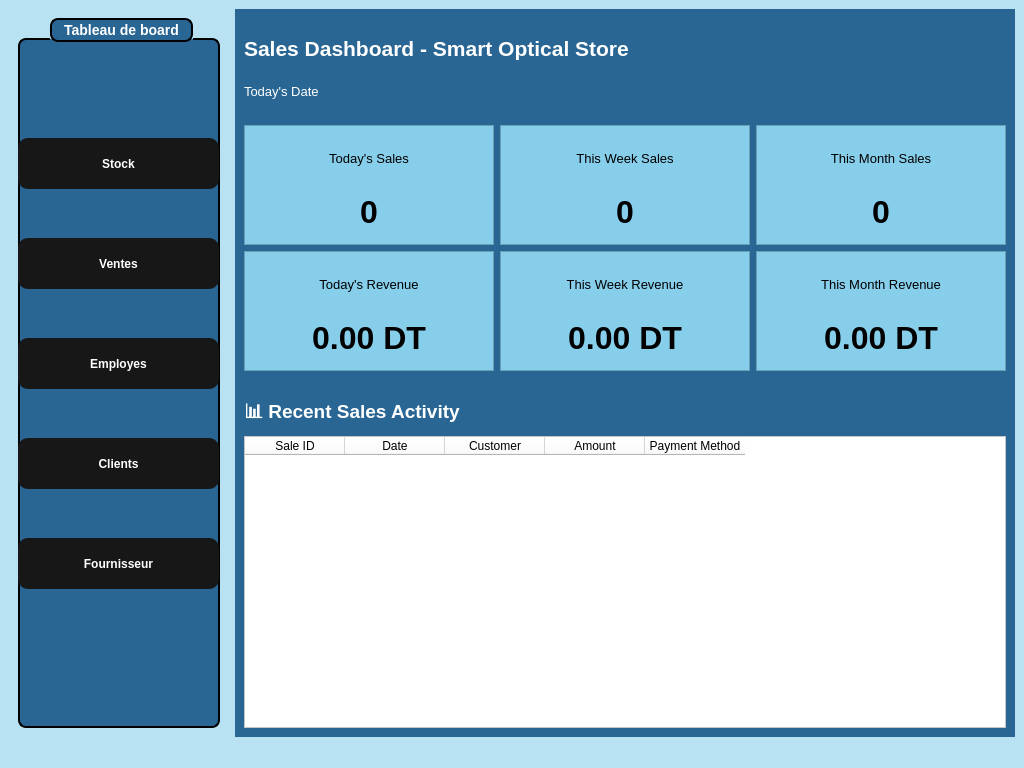
<?xml version="1.0" encoding="UTF-8"?>
<ui version="4.0">
 <class>DashboardWindow</class>
 <widget class="QMainWindow" name="DashboardWindow">
  <property name="geometry">
   <rect>
    <x>0</x>
    <y>0</y>
    <width>1024</width>
    <height>768</height>
   </rect>
  </property>
  <property name="windowTitle">
   <string>Dashboard - Smart Optical Store</string>
  </property>
  <property name="styleSheet">
   <string notr="true">background-color: #b8e2f2; color: black;</string>
  </property>
  <widget class="QWidget" name="centralwidget">
   <layout class="QHBoxLayout" name="horizontalLayout">
    <item>
     <widget class="QWidget" name="sidebarWidget" native="true">
      <property name="minimumSize">
       <size>
        <width>220</width>
        <height>0</height>
       </size>
      </property>
      <property name="maximumSize">
       <size>
        <width>220</width>
        <height>16777215</height>
       </size>
      </property>
      <layout class="QVBoxLayout" name="verticalLayout">
       <item>
        <widget class="QGroupBox" name="groupBox">
         <property name="styleSheet">
          <string notr="true">QGroupBox {
    background-color: rgb(41, 102, 148);   /* blue background */
    border: 2px solid black;               /* black border, 2px wide */
    border-radius: 8px;                    /* rounded corners */
    margin-top: 20px;                      /* space for the title */
    color: white;                          /* title text color */
    font-weight: bold;
    font-size: 14px;
}

QGroupBox::title {
 border: 2px solid black;               /* black border, 2px wide */
    border-radius: 8px;     
background-color: rgb(41, 102, 148);
    subcontrol-origin: margin;
    subcontrol-position: top center;       /* title centered */
    padding: 2px 10px;
}</string>
         </property>
         <property name="title">
          <string>Tableau de board</string>
         </property>
         <widget class="QPushButton" name="pushButton">
          <property name="geometry">
           <rect>
            <x>0</x>
            <y>120</y>
            <width>201</width>
            <height>51</height>
           </rect>
          </property>
          <property name="styleSheet">
           <string notr="true">#pushButton{
    font-family: Arial, Helvetica, sans-serif;
    font-weight: bold;
    color: white;
    background-color: #171717;
    padding: 10px 20px;
    border: none;
    border-radius: 10px;
}

#pushButton:hover {
    background-color: #0c66ed; /* hover effect */
}

#pushButton:pressed {
    background-color: #094bb0; /* pressed effect */
}</string>
          </property>
          <property name="text">
           <string>Stock</string>
          </property>
         </widget>
         <widget class="QPushButton" name="pushButton_2">
          <property name="geometry">
           <rect>
            <x>0</x>
            <y>220</y>
            <width>201</width>
            <height>51</height>
           </rect>
          </property>
          <property name="styleSheet">
           <string notr="true">#pushButton_2 {
    font-family: Arial, Helvetica, sans-serif;
    font-weight: bold;
    color: white;
    background-color: #171717;
    padding: 10px 20px;
    border: none;
    border-radius: 10px;
}

#pushButton_2:hover {
    background-color: #0c66ed; /* hover effect */
}

#pushButton_2:pressed {
    background-color: #094bb0; /* pressed effect */
}</string>
          </property>
          <property name="text">
           <string>Ventes</string>
          </property>
         </widget>
         <widget class="QPushButton" name="pushButton_5">
          <property name="geometry">
           <rect>
            <x>0</x>
            <y>520</y>
            <width>201</width>
            <height>51</height>
           </rect>
          </property>
          <property name="styleSheet">
           <string notr="true">#pushButton_5 {
    font-family: Arial, Helvetica, sans-serif;
    font-weight: bold;
    color: white;
    background-color: #171717;
    padding: 10px 20px;
    border: none;
    border-radius: 10px;
}

#pushButton_5:hover {
    background-color: #0c66ed; /* hover effect */
}

#pushButton_5:pressed {
    background-color: #094bb0; /* pressed effect */
}</string>
          </property>
          <property name="text">
           <string>Fournisseur</string>
          </property>
         </widget>
         <widget class="QPushButton" name="pushButton_3">
          <property name="geometry">
           <rect>
            <x>0</x>
            <y>320</y>
            <width>201</width>
            <height>51</height>
           </rect>
          </property>
          <property name="styleSheet">
           <string notr="true">#pushButton_3 {
    font-family: Arial, Helvetica, sans-serif;
    font-weight: bold;
    color: white;
    background-color: #171717;
    padding: 10px 20px;
    border: none;
    border-radius: 10px;
}

#pushButton_3:hover {
    background-color: #0c66ed; /* hover effect */
}

#pushButton_3:pressed {
    background-color: #094bb0; /* pressed effect */
}</string>
          </property>
          <property name="text">
           <string>Employes</string>
          </property>
         </widget>
         <widget class="QPushButton" name="pushButton_4">
          <property name="geometry">
           <rect>
            <x>0</x>
            <y>420</y>
            <width>201</width>
            <height>51</height>
           </rect>
          </property>
          <property name="styleSheet">
           <string notr="true">#pushButton_4 {
    font-family: Arial, Helvetica, sans-serif;
    font-weight: bold;
    color: white;
    background-color: #171717;
    padding: 10px 20px;
    border: none;
    border-radius: 10px;
}

#pushButton_4:hover {
    background-color: #0c66ed; /* hover effect */
}

#pushButton_4:pressed {
    background-color: #094bb0; /* pressed effect */
}</string>
          </property>
          <property name="text">
           <string>Clients</string>
          </property>
         </widget>
        </widget>
       </item>
      </layout>
     </widget>
    </item>
    <item>
     <widget class="QWidget" name="contentWidget" native="true">
      <property name="styleSheet">
       <string notr="true">background-color: rgb(41, 102, 148);</string>
      </property>
      <layout class="QVBoxLayout" name="verticalLayout_2">
       <item>
        <layout class="QHBoxLayout" name="headerLayout">
         <item>
          <widget class="QLabel" name="welcomeLabel">
           <property name="font">
            <font>
             <pointsize>16</pointsize>
             <bold>true</bold>
            </font>
           </property>
           <property name="styleSheet">
            <string notr="true">
color: white;

</string>
           </property>
           <property name="text">
            <string>Sales Dashboard - Smart Optical Store</string>
           </property>
          </widget>
         </item>
         <item>
          <spacer name="headerSpacer">
           <property name="orientation">
            <enum>Qt::Orientation::Horizontal</enum>
           </property>
           <property name="sizeHint" stdset="0">
            <size>
             <width>40</width>
             <height>20</height>
            </size>
           </property>
          </spacer>
         </item>
         <item>
          <widget class="QLabel" name="topRightLogoLabel">
           <property name="minimumSize">
            <size>
             <width>60</width>
             <height>60</height>
            </size>
           </property>
           <property name="maximumSize">
            <size>
             <width>60</width>
             <height>60</height>
            </size>
           </property>
           <property name="text">
            <string/>
           </property>
           <property name="pixmap">
            <pixmap resource="resources.qrc">:/images/logof.jpg</pixmap>
           </property>
           <property name="scaledContents">
            <bool>true</bool>
           </property>
           <property name="alignment">
            <set>Qt::AlignmentFlag::AlignCenter</set>
           </property>
          </widget>
         </item>
        </layout>
       </item>
       <item>
        <widget class="QLabel" name="dateTimeLabel">
         <property name="font">
          <font>
           <pointsize>10</pointsize>
          </font>
         </property>
         <property name="styleSheet">
          <string notr="true">
color: white;

</string>
         </property>
         <property name="text">
          <string>Today's Date</string>
         </property>
        </widget>
       </item>
       <item>
        <spacer name="verticalSpacer_3">
         <property name="orientation">
          <enum>Qt::Orientation::Vertical</enum>
         </property>
         <property name="sizeType">
          <enum>QSizePolicy::Policy::Fixed</enum>
         </property>
         <property name="sizeHint" stdset="0">
          <size>
           <width>20</width>
           <height>20</height>
          </size>
         </property>
        </spacer>
       </item>
       <item>
        <layout class="QHBoxLayout" name="statsLayout">
         <item>
          <widget class="QFrame" name="customersFrame">
           <property name="minimumSize">
            <size>
             <width>180</width>
             <height>120</height>
            </size>
           </property>
           <property name="styleSheet">
            <string notr="true">background-color: #87CEEB; color: black;</string>
           </property>
           <property name="frameShape">
            <enum>QFrame::Shape::StyledPanel</enum>
           </property>
           <property name="frameShadow">
            <enum>QFrame::Shadow::Raised</enum>
           </property>
           <layout class="QVBoxLayout" name="verticalLayout_3">
            <item>
             <widget class="QLabel" name="label">
              <property name="font">
               <font>
                <pointsize>10</pointsize>
               </font>
              </property>
              <property name="text">
               <string>Today's Sales</string>
              </property>
              <property name="alignment">
               <set>Qt::AlignmentFlag::AlignCenter</set>
              </property>
             </widget>
            </item>
            <item>
             <widget class="QLabel" name="customersCountLabel">
              <property name="font">
               <font>
                <pointsize>24</pointsize>
                <bold>true</bold>
               </font>
              </property>
              <property name="text">
               <string>0</string>
              </property>
              <property name="alignment">
               <set>Qt::AlignmentFlag::AlignCenter</set>
              </property>
             </widget>
            </item>
           </layout>
          </widget>
         </item>
         <item>
          <widget class="QFrame" name="productsFrame">
           <property name="minimumSize">
            <size>
             <width>180</width>
             <height>120</height>
            </size>
           </property>
           <property name="styleSheet">
            <string notr="true">background-color: #87CEEB; color: black;</string>
           </property>
           <property name="frameShape">
            <enum>QFrame::Shape::StyledPanel</enum>
           </property>
           <property name="frameShadow">
            <enum>QFrame::Shadow::Raised</enum>
           </property>
           <layout class="QVBoxLayout" name="verticalLayout_4">
            <item>
             <widget class="QLabel" name="label_2">
              <property name="font">
               <font>
                <pointsize>10</pointsize>
               </font>
              </property>
              <property name="text">
               <string>This Week Sales</string>
              </property>
              <property name="alignment">
               <set>Qt::AlignmentFlag::AlignCenter</set>
              </property>
             </widget>
            </item>
            <item>
             <widget class="QLabel" name="productsCountLabel">
              <property name="font">
               <font>
                <pointsize>24</pointsize>
                <bold>true</bold>
               </font>
              </property>
              <property name="text">
               <string>0</string>
              </property>
              <property name="alignment">
               <set>Qt::AlignmentFlag::AlignCenter</set>
              </property>
             </widget>
            </item>
           </layout>
          </widget>
         </item>
         <item>
          <widget class="QFrame" name="salesFrame">
           <property name="minimumSize">
            <size>
             <width>180</width>
             <height>120</height>
            </size>
           </property>
           <property name="styleSheet">
            <string notr="true">background-color: #87CEEB; color: black;</string>
           </property>
           <property name="frameShape">
            <enum>QFrame::Shape::StyledPanel</enum>
           </property>
           <property name="frameShadow">
            <enum>QFrame::Shadow::Raised</enum>
           </property>
           <layout class="QVBoxLayout" name="verticalLayout_5">
            <item>
             <widget class="QLabel" name="label_3">
              <property name="font">
               <font>
                <pointsize>10</pointsize>
               </font>
              </property>
              <property name="text">
               <string>This Month Sales</string>
              </property>
              <property name="alignment">
               <set>Qt::AlignmentFlag::AlignCenter</set>
              </property>
             </widget>
            </item>
            <item>
             <widget class="QLabel" name="salesCountLabel">
              <property name="font">
               <font>
                <pointsize>24</pointsize>
                <bold>true</bold>
               </font>
              </property>
              <property name="text">
               <string>0</string>
              </property>
              <property name="alignment">
               <set>Qt::AlignmentFlag::AlignCenter</set>
              </property>
             </widget>
            </item>
           </layout>
          </widget>
         </item>
        </layout>
       </item>
       <item>
        <layout class="QHBoxLayout" name="statsLayout2">
         <item>
          <widget class="QFrame" name="todaySalesFrame">
           <property name="minimumSize">
            <size>
             <width>180</width>
             <height>120</height>
            </size>
           </property>
           <property name="styleSheet">
            <string notr="true">background-color: #87CEEB; color: black;</string>
           </property>
           <property name="frameShape">
            <enum>QFrame::Shape::StyledPanel</enum>
           </property>
           <property name="frameShadow">
            <enum>QFrame::Shadow::Raised</enum>
           </property>
           <layout class="QVBoxLayout" name="verticalLayout_6">
            <item>
             <widget class="QLabel" name="label_4">
              <property name="font">
               <font>
                <pointsize>10</pointsize>
               </font>
              </property>
              <property name="text">
               <string>Today's Revenue</string>
              </property>
              <property name="alignment">
               <set>Qt::AlignmentFlag::AlignCenter</set>
              </property>
             </widget>
            </item>
            <item>
             <widget class="QLabel" name="todaySalesLabel">
              <property name="font">
               <font>
                <pointsize>24</pointsize>
                <bold>true</bold>
               </font>
              </property>
              <property name="text">
               <string>0.00 DT</string>
              </property>
              <property name="alignment">
               <set>Qt::AlignmentFlag::AlignCenter</set>
              </property>
             </widget>
            </item>
           </layout>
          </widget>
         </item>
         <item>
          <widget class="QFrame" name="todayRevenueFrame">
           <property name="minimumSize">
            <size>
             <width>180</width>
             <height>120</height>
            </size>
           </property>
           <property name="styleSheet">
            <string notr="true">background-color: #87CEEB; color: black;</string>
           </property>
           <property name="frameShape">
            <enum>QFrame::Shape::StyledPanel</enum>
           </property>
           <property name="frameShadow">
            <enum>QFrame::Shadow::Raised</enum>
           </property>
           <layout class="QVBoxLayout" name="verticalLayout_7">
            <item>
             <widget class="QLabel" name="label_5">
              <property name="font">
               <font>
                <pointsize>10</pointsize>
               </font>
              </property>
              <property name="text">
               <string>This Week Revenue</string>
              </property>
              <property name="alignment">
               <set>Qt::AlignmentFlag::AlignCenter</set>
              </property>
             </widget>
            </item>
            <item>
             <widget class="QLabel" name="todayRevenueLabel">
              <property name="font">
               <font>
                <pointsize>24</pointsize>
                <bold>true</bold>
               </font>
              </property>
              <property name="text">
               <string>0.00 DT</string>
              </property>
              <property name="alignment">
               <set>Qt::AlignmentFlag::AlignCenter</set>
              </property>
             </widget>
            </item>
           </layout>
          </widget>
         </item>
         <item>
          <widget class="QFrame" name="lowStockFrame">
           <property name="minimumSize">
            <size>
             <width>180</width>
             <height>120</height>
            </size>
           </property>
           <property name="styleSheet">
            <string notr="true">background-color: #87CEEB; color: black;</string>
           </property>
           <property name="frameShape">
            <enum>QFrame::Shape::StyledPanel</enum>
           </property>
           <property name="frameShadow">
            <enum>QFrame::Shadow::Raised</enum>
           </property>
           <layout class="QVBoxLayout" name="verticalLayout_8">
            <item>
             <widget class="QLabel" name="label_6">
              <property name="font">
               <font>
                <pointsize>10</pointsize>
               </font>
              </property>
              <property name="text">
               <string>This Month Revenue</string>
              </property>
              <property name="alignment">
               <set>Qt::AlignmentFlag::AlignCenter</set>
              </property>
             </widget>
            </item>
            <item>
             <widget class="QLabel" name="lowStockLabel">
              <property name="font">
               <font>
                <pointsize>24</pointsize>
                <bold>true</bold>
               </font>
              </property>
              <property name="text">
               <string>0.00 DT</string>
              </property>
              <property name="alignment">
               <set>Qt::AlignmentFlag::AlignCenter</set>
              </property>
             </widget>
            </item>
           </layout>
          </widget>
         </item>
        </layout>
       </item>
       <item>
        <spacer name="verticalSpacer_4">
         <property name="orientation">
          <enum>Qt::Orientation::Vertical</enum>
         </property>
         <property name="sizeType">
          <enum>QSizePolicy::Policy::Fixed</enum>
         </property>
         <property name="sizeHint" stdset="0">
          <size>
           <width>20</width>
           <height>20</height>
          </size>
         </property>
        </spacer>
       </item>
       <item>
        <widget class="QLabel" name="recentSalesLabel">
         <property name="font">
          <font>
           <pointsize>14</pointsize>
           <bold>true</bold>
          </font>
         </property>
         <property name="styleSheet">
          <string notr="true">
color: white;

</string>
         </property>
         <property name="text">
          <string>📊 Recent Sales Activity</string>
         </property>
        </widget>
       </item>
       <item>
        <widget class="QTableWidget" name="recentSalesTable">
         <property name="minimumSize">
          <size>
           <width>0</width>
           <height>200</height>
          </size>
         </property>
         <property name="styleSheet">
          <string notr="true">background-color: white; color: black;</string>
         </property>
         <column>
          <property name="text">
           <string>Sale ID</string>
          </property>
         </column>
         <column>
          <property name="text">
           <string>Date</string>
          </property>
         </column>
         <column>
          <property name="text">
           <string>Customer</string>
          </property>
         </column>
         <column>
          <property name="text">
           <string>Amount</string>
          </property>
         </column>
         <column>
          <property name="text">
           <string>Payment Method</string>
          </property>
         </column>
        </widget>
       </item>
      </layout>
     </widget>
    </item>
   </layout>
  </widget>
  <widget class="QStatusBar" name="statusbar"/>
 </widget>
 <resources>
  <include location="resources.qrc"/>
 </resources>
 <connections/>
</ui>
